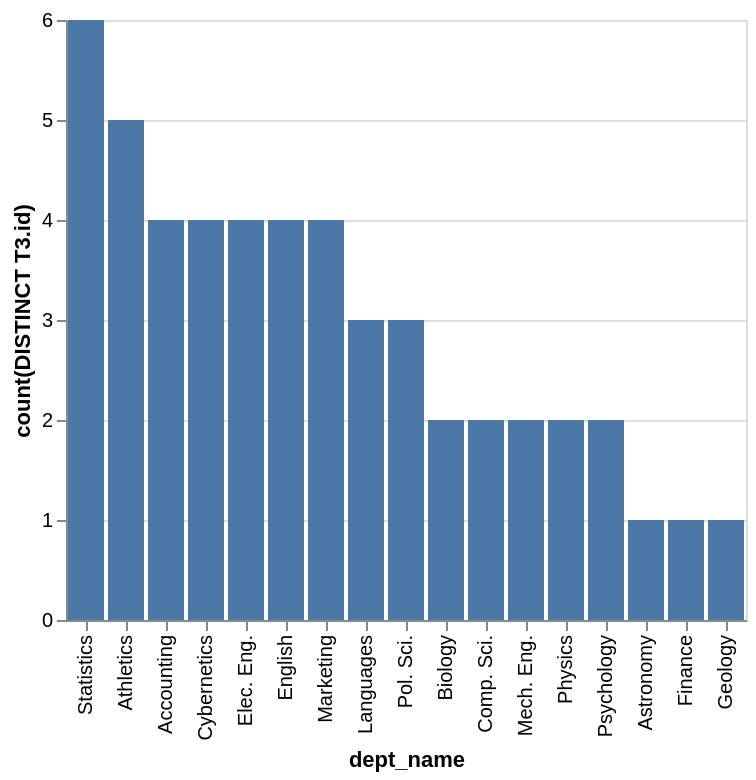

Specify this chart in Vega-Lite:
### Vega-Lite specification from a JSON file in a GitHub repository (floating-point values rounded to 4 significant figures)
{"data": {"values": [{"x_data": "Accounting", "y_data": 4}, {"x_data": "Astronomy", "y_data": 1}, {"x_data": "Athletics", "y_data": 5}, {"x_data": "Biology", "y_data": 2}, {"x_data": "Comp. Sci.", "y_data": 2}, {"x_data": "Cybernetics", "y_data": 4}, {"x_data": "Elec. Eng.", "y_data": 4}, {"x_data": "English", "y_data": 4}, {"x_data": "Finance", "y_data": 1}, {"x_data": "Geology", "y_data": 1}, {"x_data": "Languages", "y_data": 3}, {"x_data": "Marketing", "y_data": 4}, {"x_data": "Mech. Eng.", "y_data": 2}, {"x_data": "Physics", "y_data": 2}, {"x_data": "Pol. Sci.", "y_data": 3}, {"x_data": "Psychology", "y_data": 2}, {"x_data": "Statistics", "y_data": 6}]}, "mark": "bar", "encoding": {"x": {"field": "x_data", "type": "nominal", "title": "dept_name", "sort": {"op": "sum", "field": "y_data", "order": "descending"}}, "y": {"field": "y_data", "type": "quantitative", "title": "count(DISTINCT T3.id)"}}}
